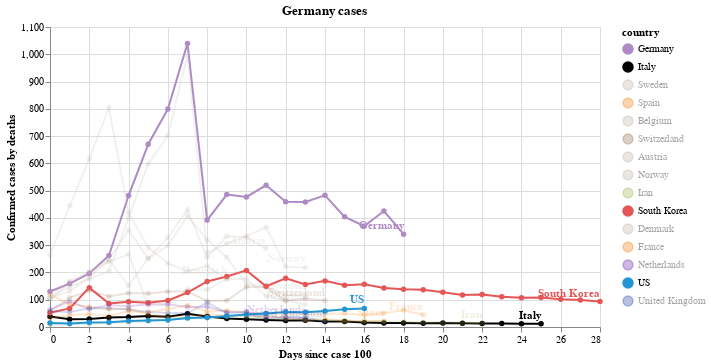

The notebook cell this image was saved under:
### Code cell
#hide_input
chart = make_since_chart(dff2[dff2.country != "China"], ["Germany"],  ['Italy', 'South Korea', 'US'])
chart

### Figure 1 — Vega-Lite specification as saved in the notebook (floating-point values rounded to 4 significant figures; data arrays with more than 128 entries replaced by an {"elided": "..."} marker saying what was removed)
{"config": {"view": {"continuousWidth": 400, "continuousHeight": 300}}, "layer": [{"mark": {"type": "line", "point": true}, "encoding": {"color": {"type": "nominal", "field": "country", "scale": {"domain": ["Germany", "Italy", "Sweden", "Spain", "Belgium", "Switzerland", "Austria", "Norway", "Iran", "South Korea", "Denmark", "France", "Netherlands", "US", "United Kingdom"], "range": ["#ae8bc4", "black", "#C1B7AD", "#F58518", "#C1B7AD", "#9D755D", "#C1B7AD", "#C1B7AD", "#A1BA59", "#E45756", "#C1B7AD", "#F58518", "#7430b3", "#2495D3", "#3250a8"]}}, "opacity": {"condition": {"value": 1, "selection": "selector009"}, "value": 0.2}, "tooltip": [{"type": "nominal", "field": "country"}, {"type": "quantitative", "field": "state"}, {"type": "nominal", "field": "type"}, {"type": "quantitative", "field": "confirmed"}, {"type": "quantitative", "field": "deaths"}, {"type": "quantitative", "field": "ratio"}, {"type": "quantitative", "field": "new_deaths"}, {"type": "quantitative", "field": "new_confirmed"}, {"type": "temporal", "field": "date"}, {"type": "quantitative", "field": "Days since case 100"}], "x": {"type": "quantitative", "field": "Days since case 100"}, "y": {"type": "quantitative", "axis": {"title": "Confirmed cases by deaths"}, "field": "ratio"}}, "selection": {"selector009": {"type": "multi", "fields": ["country"], "bind": "legend", "init": [{"country": "Germany"}, {"country": "Italy"}, {"country": "South Korea"}, {"country": "US"}]}}, "width": 550}, {"mark": {"type": "text", "align": "right", "dy": -8, "fontWeight": "bold"}, "encoding": {"color": {"type": "nominal", "field": "country", "scale": {"domain": ["Germany", "Italy", "Sweden", "Spain", "Belgium", "Switzerland", "Austria", "Norway", "Iran", "South Korea", "Denmark", "France", "Netherlands", "US", "United Kingdom"], "range": ["#ae8bc4", "black", "#C1B7AD", "#F58518", "#C1B7AD", "#9D755D", "#C1B7AD", "#C1B7AD", "#A1BA59", "#E45756", "#C1B7AD", "#F58518", "#7430b3", "#2495D3", "#3250a8"]}}, "opacity": {"condition": {"value": 1, "selection": "selector009"}, "value": 0.2}, "text": {"type": "nominal", "field": "country"}, "tooltip": [{"type": "nominal", "field": "country"}, {"type": "quantitative", "field": "state"}, {"type": "nominal", "field": "type"}, {"type": "quantitative", "field": "confirmed"}, {"type": "quantitative", "field": "deaths"}, {"type": "quantitative", "field": "ratio"}, {"type": "quantitative", "field": "new_deaths"}, {"type": "quantitative", "field": "new_confirmed"}, {"type": "temporal", "field": "date"}, {"type": "quantitative", "field": "Days since case 100"}], "x": {"type": "quantitative", "field": "Days since case 100"}, "y": {"type": "quantitative", "axis": {"title": "Confirmed cases by deaths"}, "field": "ratio"}}, "transform": [{"filter": "(datum['date'] >= 1584576000000)"}], "width": 550}], "data": {"name": "data-055790ce213c0f64c1f11a48ed9daf98"}, "title": "Germany cases", "$schema": "https://vega.github.io/schema/vega-lite/v4.0.2.json", "datasets": {"data-055790ce213c0f64c1f11a48ed9daf98": {"elided": "260 records"}}}
